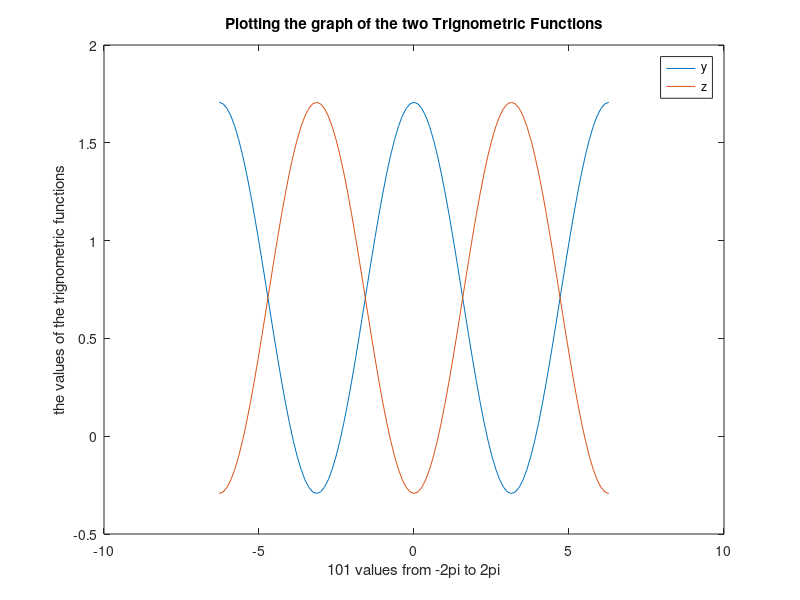

MATLAB code to generate this figure:
% E5_P15_BHALGAAA.m
% Date: 21st March 2024
% By: Arnav Bhalgat
% Section: 018
% Team: 319
%
% ELECTRONIC SIGNATURE 
% Arnav Bhalgat
%
% The electronic signature above indicates the script
% submitted for evaluation is my individual work, and I
% have a general understanding of all aspects of its
% development and execution.
%
% A BRIEF DESCRIPTION OF WHAT THE SCRIPT OR FUNCTION DOES
% The script or function is used to plot the graph of two functions of cos on the same axes.


% Making the vector with the 101 values starting from -2pi to 2pi.
b = linspace(-(2*pi), (2*pi),101);
a = pi/4;

% Initialise the constants for the use of expression.

y = 2.*cos((0.5).*(a+b)).*cos((0.5).*(a-b));
z = (-2).*sin((0.5).*(a+b)).*sin((0.5).*(a-b));

% Plotting the graph of the two functions on the same axes.
% Adding the lables to the graph to make it appropriate for the user to understand.
plot(b, y); hold on;

title("Plotting the graph of the two Trignometric Functions");
xlabel("101 values from -2pi to 2pi");
ylabel("the values of the trignometric functions");

plot(b, z);
legend("y", "z" );

hold off;
